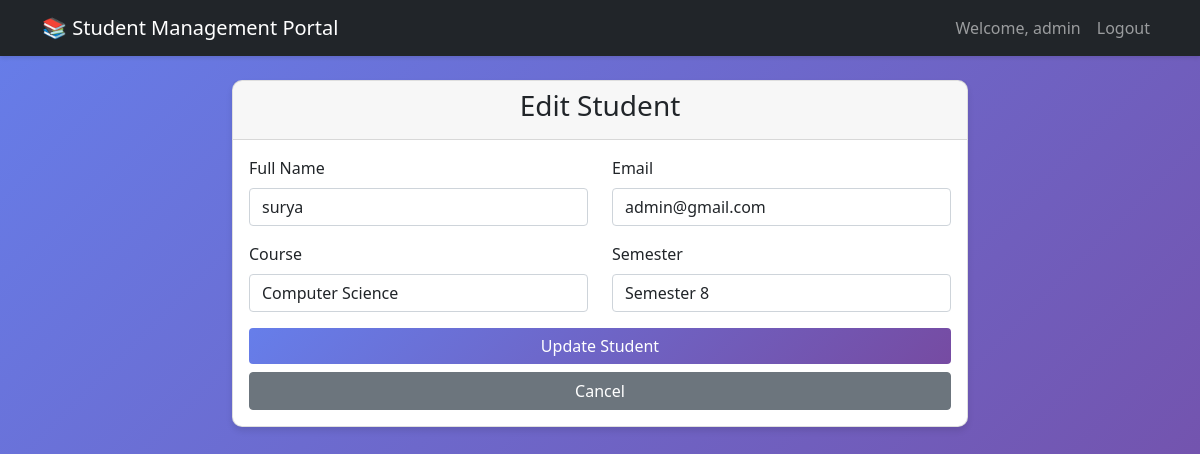
Page /admin/edit_student/2 (signed in) on the committed database.
### tables this page shows
CREATE TABLE students (
            id INTEGER PRIMARY KEY AUTOINCREMENT,
            name TEXT NOT NULL,
            email TEXT UNIQUE NOT NULL,
            roll_number TEXT UNIQUE NOT NULL,
            course TEXT NOT NULL,
            semester INTEGER NOT NULL,
            created_at TIMESTAMP DEFAULT CURRENT_TIMESTAMP
        );

### app.py (the view, shortened to what this page needs)
@app.route('/admin/edit_student/<int:student_id>', methods=['GET', 'POST'])
@login_required
@admin_required
def edit_student(student_id):
    conn = get_db()
    student = conn.execute('SELECT * FROM students WHERE id = ?', (student_id,)).fetchone()
    conn.close()
    return render_template('edit_student.html', student=student)

### app.py (called while the page is built)
def get_db():
    conn = sqlite3.connect('student_management.db')
    conn.row_factory = sqlite3.Row
    return conn

def login_required(f):
    @wraps(f)
    def decorated_function(*args, **kwargs):
        if 'user_id' not in session:
            flash('Please login first!', 'danger')
            return redirect(url_for('login'))
        return f(*args, **kwargs)
    return decorated_function

def admin_required(f):
    @wraps(f)
    def decorated_function(*args, **kwargs):
        if session.get('role') != 'admin':
            flash('Admin access required!', 'danger')
            return redirect(url_for('student_dashboard'))
        return f(*args, **kwargs)
    return decorated_function

### templates/edit_student.html (shortened to what this page needs)
{% extends "base.html" %}
{% block content %}
<div class="row justify-content-center">
    <div class="col-md-8">
        <div class="card">
            <div class="card-header">
                <h3 class="text-center">Edit Student</h3>
            </div>
            <div class="card-body">
                <form method="POST">
                    <div class="row">
                        <div class="col-md-6 mb-3">
                            <label for="name" class="form-label">Full Name</label>
                            <input type="text" class="form-control" id="name" name="name" value="{{ student.name }}" required>
                        </div>
                        <div class="col-md-6 mb-3">
                            <label for="email" class="form-label">Email</label>
                            <input type="email" class="form-control" id="email" name="email" value="{{ student.email }}" required>
                        </div>
                    </div>
                    <div class="row">
                        <div class="col-md-6 mb-3">
                            <label for="course" class="form-label">Course</label>
                            <select class="form-control" id="course" name="course" required>
                                <option value="Computer Science" {% if student.course == 'Computer Science' %}selected{% endif %}>Computer Science</option>
                            </select>
                        </div>
                        <div class="col-md-6 mb-3">
                            <label for="semester" class="form-label">Semester</label>
                            <select class="form-control" id="semester" name="semester" required>
                                <option value="8" {% if student.semester == 8 %}selected{% endif %}>Semester 8</option>
                            </select>
                        </div>
                    </div>
                    <div class="d-grid">
                        <button type="submit" class="btn btn-primary">Update Student</button>
                        <a href="{{ url_for('admin_dashboard') }}" class="btn btn-secondary mt-2">Cancel</a>
                    </div>
                </form>
            </div>
        </div>
    </div>
</div>
{% endblock %}

### templates/base.html (style rules this page uses)
body { background: linear-gradient(135deg, #667eea 0%, #764ba2 100%); min-height: 100vh; }
.card { border-radius: 10px; box-shadow: 0 4px 6px rgba(0,0,0,.1); transition: transform 0.3s; }
.btn-primary { background: linear-gradient(135deg, #667eea 0%, #764ba2 100%); border: none; }

### rows in the picture
students: name "surya", email "admin@gmail.com", course "Computer Science", semester "Semester 8"

### other values in the picture
{{ session.username }} "admin"
